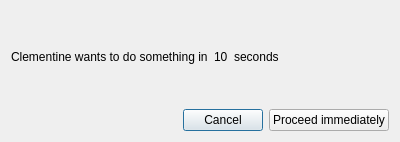
<?xml version="1.0" encoding="UTF-8"?>
<ui version="4.0">
 <class>TimedConfirmDialog</class>
 <widget class="QDialog" name="TimedConfirmDialog">
  <property name="geometry">
   <rect>
    <x>0</x>
    <y>0</y>
    <width>400</width>
    <height>142</height>
   </rect>
  </property>
  <property name="windowTitle">
   <string>Warning</string>
  </property>
  <property name="windowIcon">
   <iconset resource="../../data/data.qrc">
    <normaloff>:/icons/22x22/dialog-warning.png</normaloff>:/icons/22x22/dialog-warning.png</iconset>
  </property>
  <layout class="QGridLayout" name="gridLayout">
   <item row="0" column="0" colspan="3">
    <layout class="QHBoxLayout" name="horizontalLayout_2">
     <item>
      <widget class="QLabel" name="label">
       <property name="text">
        <string>Clementine wants to do something in</string>
       </property>
      </widget>
     </item>
     <item>
      <widget class="QLabel" name="timeoutLabel">
       <property name="text">
        <string>10</string>
       </property>
      </widget>
     </item>
     <item>
      <widget class="QLabel" name="label_3">
       <property name="text">
        <string>seconds</string>
       </property>
      </widget>
     </item>
     <item>
      <spacer name="horizontalSpacer_2">
       <property name="orientation">
        <enum>Qt::Horizontal</enum>
       </property>
       <property name="sizeHint" stdset="0">
        <size>
         <width>40</width>
         <height>20</height>
        </size>
       </property>
      </spacer>
     </item>
    </layout>
   </item>
   <item row="1" column="0">
    <spacer name="horizontalSpacer">
     <property name="orientation">
      <enum>Qt::Horizontal</enum>
     </property>
     <property name="sizeHint" stdset="0">
      <size>
       <width>153</width>
       <height>20</height>
      </size>
     </property>
    </spacer>
   </item>
   <item row="1" column="1">
    <widget class="QPushButton" name="cancelButton">
     <property name="text">
      <string>Cancel</string>
     </property>
    </widget>
   </item>
   <item row="1" column="2">
    <widget class="QPushButton" name="proceedButton">
     <property name="sizePolicy">
      <sizepolicy hsizetype="Minimum" vsizetype="Fixed">
       <horstretch>0</horstretch>
       <verstretch>0</verstretch>
      </sizepolicy>
     </property>
     <property name="text">
      <string>Proceed immediately</string>
     </property>
    </widget>
   </item>
  </layout>
 </widget>
 <resources>
  <include location="../../data/data.qrc"/>
 </resources>
 <connections/>
</ui>
